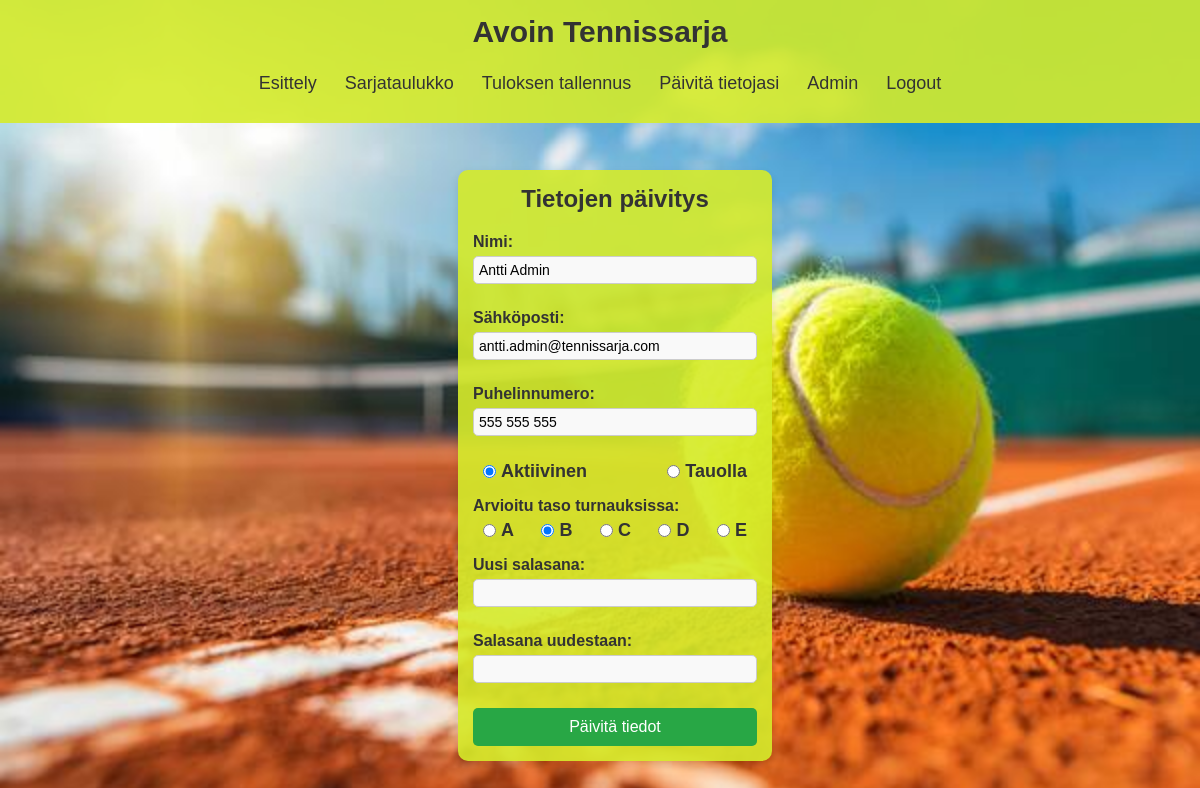
The app's page /update (signed in) with its own data.
### tennissarja/models.py (models this page shows, shortened)
class Pelaaja(UserMixin, db.Model):
    __tablename__ = 'pelaajat'
    id = db.Column(db.Integer, primary_key=True)
    nimi = db.Column(db.String(150), nullable=False)
    email = db.Column(db.String(150), unique=True, nullable=False)
    taso = db.Column(db.String(50), nullable=False)
    aktiivinen = db.Column(db.Boolean, default=True)
    puhelin = db.Column(db.String(50), nullable=False)
    admin = db.Column(db.Boolean, default=False)
    password = db.Column(db.String(150), nullable=False)
    lohkot_suhde = db.relationship('LohkojenPelaajat', back_populates='pelaaja')
    ottelut_pelaajana1 = db.relationship('Ottelu', foreign_keys='Ottelu.pelaaja1_id', back_populates='pelaaja1')
    ottelut_pelaajana2 = db.relationship('Ottelu', foreign_keys='Ottelu.pelaaja2_id', back_populates='pelaaja2')

### tennissarja/auth.py (the view, shortened to what this page needs)
@auth.route('/update', methods=['GET', 'POST'])
@login_required
def update():
    return render_template('update.html', user=current_user)

### tennissarja/templates/update.html (shortened to what this page needs)
{% extends "index.html" %}
{% block content %}
<div class="containerS">
    <h1>Tietojen päivitys</h1>
    <form method="POST" action="{{ url_for('auth.update') }}">
        <div class="form-group">
            <label for="nimi">Nimi:</label>
            <input type="text" id="nimi" name="nimi" value="{{ current_user.nimi }}" required>
        </div>
        <div class="form-group">
            <label for="email">Sähköposti:</label>
            <input type="email" id="email" name="email" value="{{ current_user.email }}" required>
        </div>
        <div class="form-group">
            <label for="puhelin">Puhelinnumero:</label>
            <input type="text" id="puhelin" name="puhelin" value="{{ current_user.puhelin }}" required>
        </div>
        <div class="form-group">
            <div class="checkbox-group">
                <label><input type="radio" name="aktiivisuus" value="True" {% if current_user.aktiivinen %}checked{% endif %}> Aktiivinen </label>
                <label><input type="radio" name="aktiivisuus" value="False" {% if not current_user.aktiivinen %}checked{% endif %}> Tauolla </label>
            </div>
        </div>
        <div class="form-group">
            <label for="taso">Arvioitu taso turnauksissa:</label>
            <div class="checkbox-group">
                <label><input type="radio" name="taso" value="a" {% if current_user.taso == 'a' %}checked{% endif %}> A</label>
                <label><input type="radio" name="taso" value="b" {% if current_user.taso == 'b' %}checked{% endif %}> B</label>
                <label><input type="radio" name="taso" value="c" {% if current_user.taso == 'c' %}checked{% endif %}> C</label>
                <label><input type="radio" name="taso" value="d" {% if current_user.taso == 'd' %}checked{% endif %}> D</label>
                <label><input type="radio" name="taso" value="e" {% if current_user.taso == 'e' %}checked{% endif %}> E</label>
            </div>
        </div>
        <div class="form-group">
            <label for="password">Uusi salasana:</label>
            <input type="password" id="password" name="password">
        </div>
        <div class="form-group">
            <label for="password2">Salasana uudestaan:</label>
            <input type="password" id="password2" name="password2">
        </div>
        <button type="submit">Päivitä tiedot</button>
    </form>
</div>
{% endblock %}

### tennissarja/static/styles.css (style rules this page uses)
* { margin: 0; padding: 10; box-sizing: border-box; }
body { font-family: Arial, sans-serif; background-color: #ea860b; background-image: url('./tenniscourt.jpg'); background-size: cover; background-position: center; background-repeat: no-repeat; color: #333; display: flex; flex-direction: column; justify-content: center; align-items: center; min-height: 100vh; padding: 0px; }
.containerS { align-items: center; background-color: rgba(213, 235, 43, 0.9); padding: 15px; border-radius: 10px; box-shadow: 0 4px 8px rgba(0, 0, 0, 0.1); max-width: 500px; width: 100%; margin: 15px; }
h1 { text-align: center; margin-bottom: 20px; font-size: 24px; color: #333; }
.form-group { margin-bottom: 15px; }
label { display: block; font-size: 16px; font-weight: bold; margin-bottom: 5px; }
input[type="text"], input[type="email"], input[type="password"], input[type="number"] { width: 100%; padding: 5px; font-size: 14px; border: 1px solid #ccc; border-radius: 5px; background-color: #f9f9f9; margin-bottom: 10px; }
.checkbox-group { display: flex; justify-content: space-between; align-items: center; }
.checkbox-group label { display: flex; align-items: center; font-size: 18px; margin: 0 10px; }
input[type="radio"] { margin-right: 5px; }
button { width: 100%; padding: 10px; background-color: #28a745; color: white; font-size: 16px; border: none; border-radius: 5px; cursor: pointer; }

### records on screen
Pelaaja: nimi "Antti Admin", email "antti.admin@tennissarja.com", puhelin "555 555 555", aktiivinen "☑ Aktiivinen", aktiivinen "☐ Tauolla", taso "☐ A", taso "☑ B", taso "☐ C", taso "☐ D", taso "☐ E"
